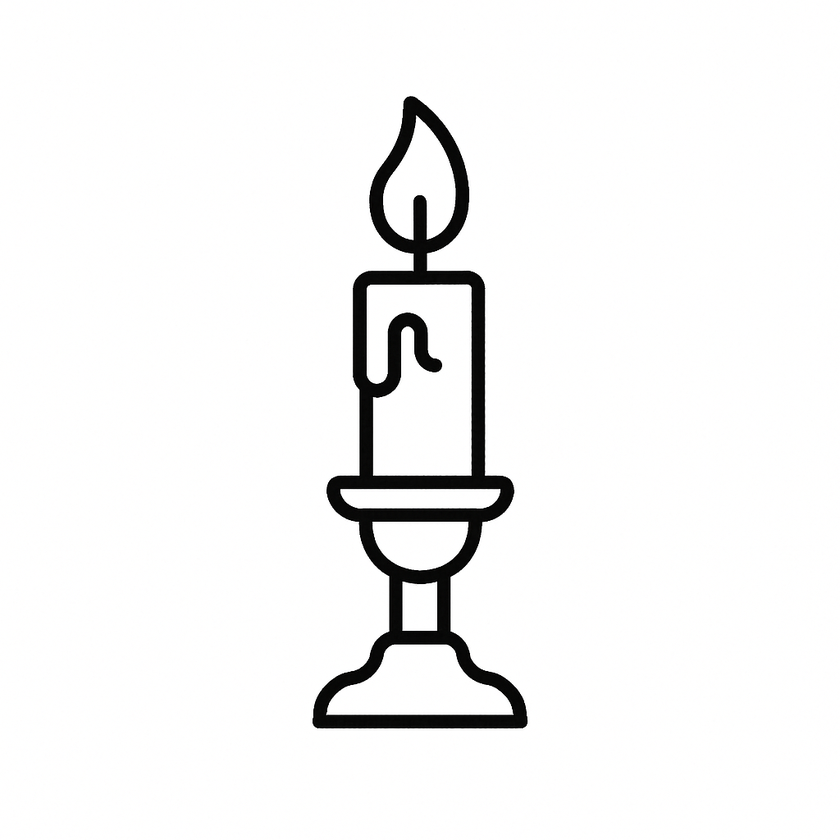
#> input picture input/Candlestick.png, 840 x 840 px, shrunk from 1024 x 1024 before the run, given as the content of the folder input_pngs, which was not available
$ python trim_and_replace_pngs.py
#> lines starting #> are read from the running program, lines starting #| are printed output that depends on the picture
from PIL import Image
from pathlib import Path

def trim_white_margins(png_path: Path, padding: int = 10):
#> called with padding = 10
    img = Image.open(png_path).convert("RGB")
#> img is the input picture: PIL image 840x840 RGB; mean R, G, B 244, 243.9, 243.7
    bg_color = (255, 255, 255)

    # Create a mask of non-white areas
    mask = Image.eval(img, lambda px: 0 if px == 255 else 255).convert("L")
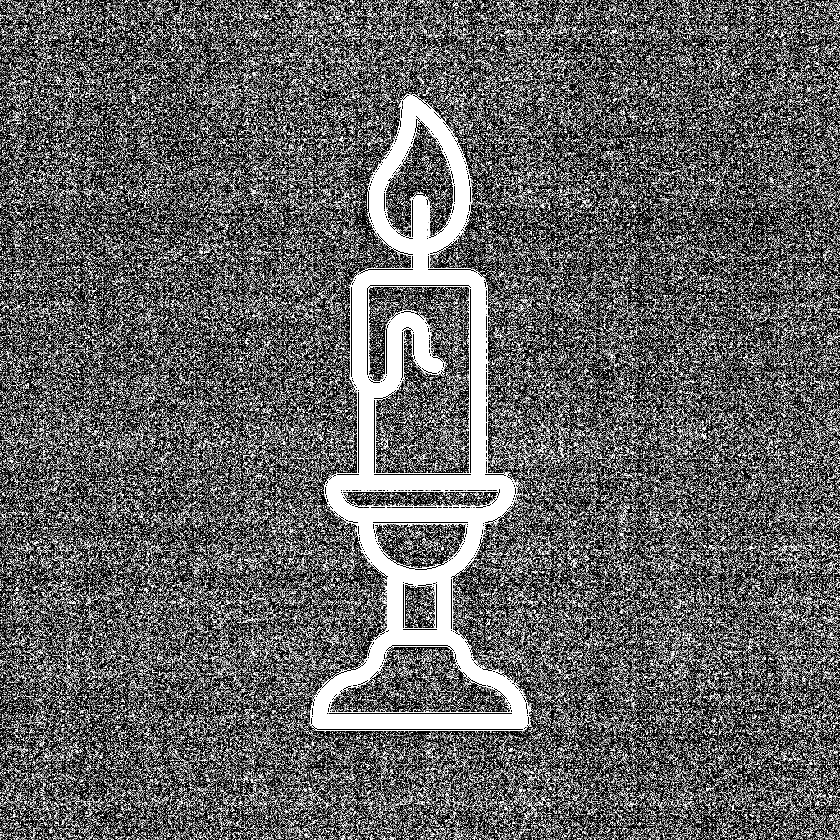
#> mask: PIL image 840x840 L; min 0, max 255, mean 99.3
    bbox = mask.getbbox()
#> bbox = (0, 0, 840, 840)

    if bbox and bbox != (0, 0, img.width, img.height):
        # Expand the box by padding, but keep it within image bounds
        left = max(bbox[0] - padding, 0)
        upper = max(bbox[1] - padding, 0)
        right = min(bbox[2] + padding, img.width)
        lower = min(bbox[3] + padding, img.height)

        trimmed = img.crop((left, upper, right, lower))
        trimmed.save(png_path)
        print(f"✅ Trimmed with padding: {png_path.name}")
    else:
        print(f"⏩ No visible whitespace to trim: {png_path.name}")

def batch_trim_white(folder: str, padding: int = 10):
    path = Path(folder)
    for file in path.glob("*.png"):
        trim_white_margins(file, padding)

# Example usage
if __name__ == "__main__":
    batch_trim_white("input_pngs", padding=10)

$ run again, on input/wizard-hat.png
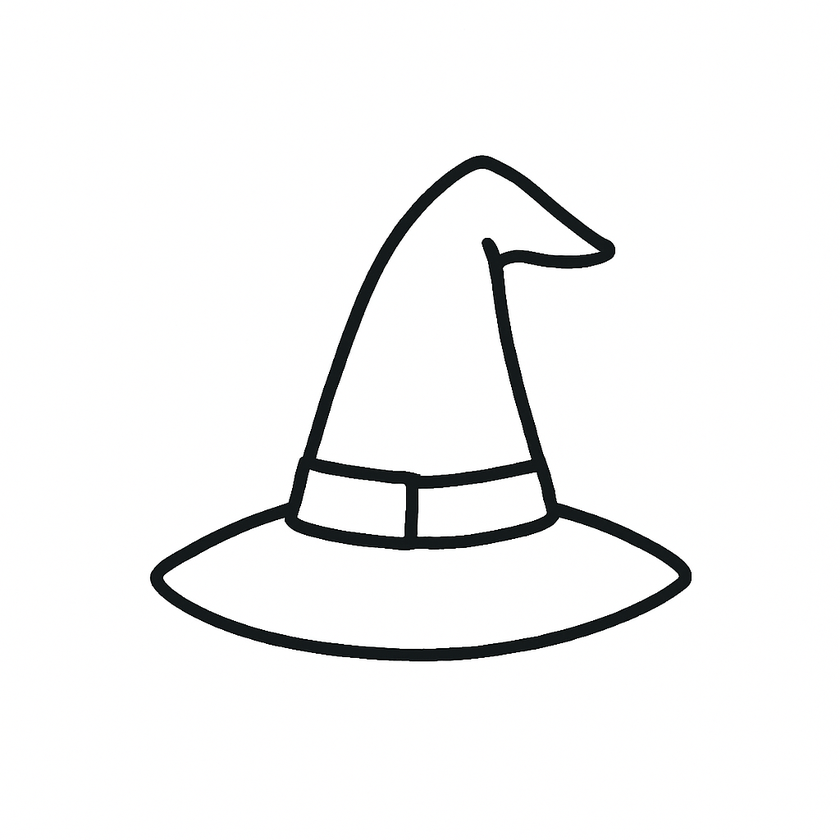
#> input picture input/wizard-hat.png, 840 x 840 px, shrunk from 1024 x 1024 before the run, given as the content of the folder input_pngs, which was not available
#> in trim_white_margins, img is the input picture: PIL image 840x840 RGB; mean R, G, B 244.5, 244.6, 244.6
#> in trim_white_margins, `mask = Image.eval(img, lambda px: 0 if px == 255 else 255).convert("L")`:
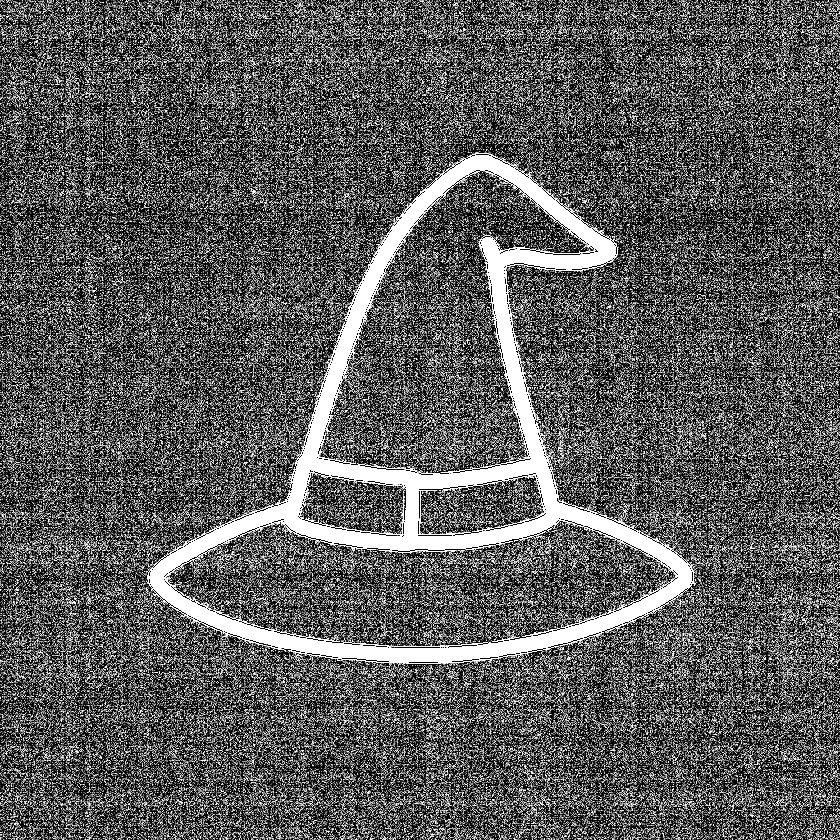
#> mask: PIL image 840x840 L; min 0, max 255, mean 90.7
#> bbox = (0, 0, 840, 840)
